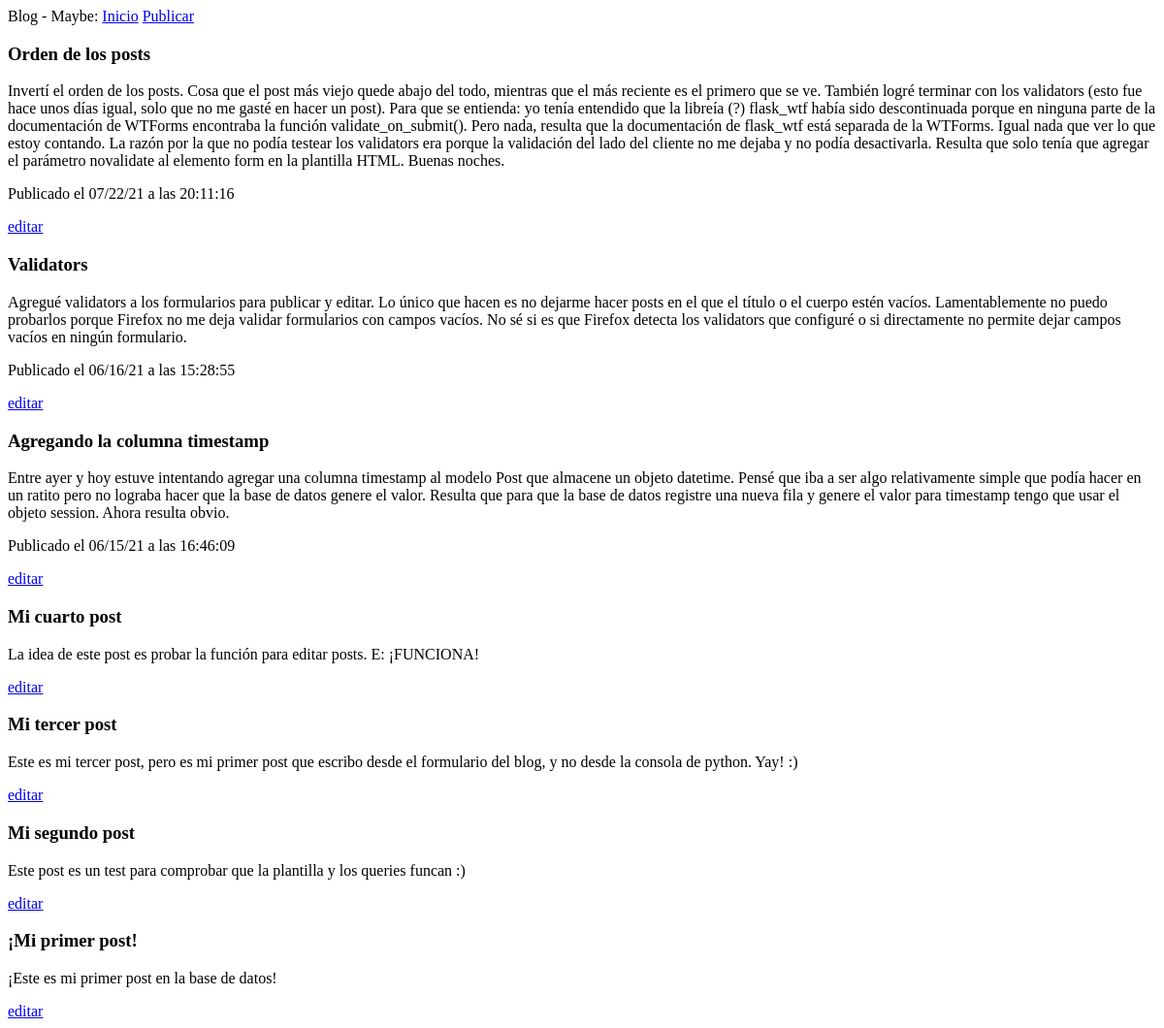
The page /index on the database as committed earlier.
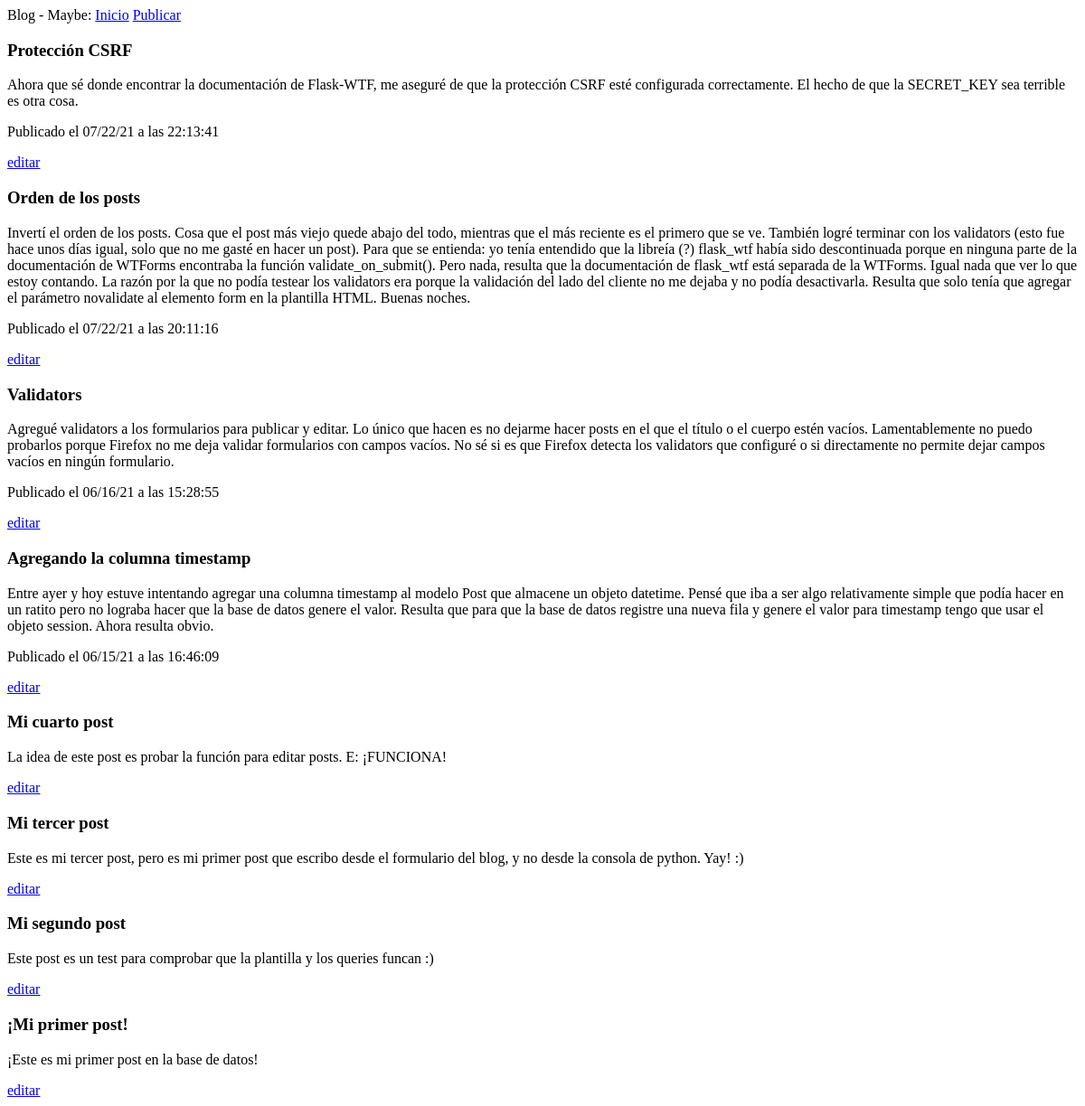
The same page on the database as committed later.
### app/models.py (models this page shows, shortened)
class Post(db.Model):
    id = db.Column(db.Integer, primary_key=True)
    title = db.Column(db.String(50))
    body = db.Column(db.Text())
    timestamp = db.Column(db.DateTime(), default=datetime.now)

### app/routes.py (the view)
@app.route('/')
@app.route('/index')
def index():
    posts = Post.query.all()
    for i in range(len(posts)//2):
        aux = posts[i]
        posts[i] = posts[-1-i]
        posts[-1-i] = aux
    return render_template('index.html', title='Home Page', posts=posts)

### app/templates/index.html
{% extends "base.html" %}
{% block content %}
{% for post in posts %}
<h3>{{ post.title }}</h3>
<p>{{ post.body }}</p>
{% if post.timestamp %}
<p>Publicado el {{ post.timestamp.strftime('%x') }} a las {{ post.timestamp.strftime('%X') }}</p>
{% endif %}
<a href="/edit?p={{ post.id }}">editar</a>
{% endfor %}
{% endblock %}

### app/templates/base.html (shortened to what this page needs)
<!DOCTYPE html>
<html lang="en">
<head>
</head>
<body>
    <div>
        Blog - Maybe:
        <a href="{{ url_for('index') }}">Inicio</a>
        <a href="{{ url_for('post') }}">Publicar</a>
    </div>
    {% block content %}{% endblock %}
</body>
</html>

Rows that differ between the two databases and show on the page:
added Post: title "Protección CSRF", body "Ahora que sé donde encontrar la documentación de Flask-WTF, me aseguré de que la protección CSRF esté configurada correctamente. El hecho de que la SECRET_KEY sea terrible es otra cosa.", timestamp "07/22/21", timestamp "22:13:41"
